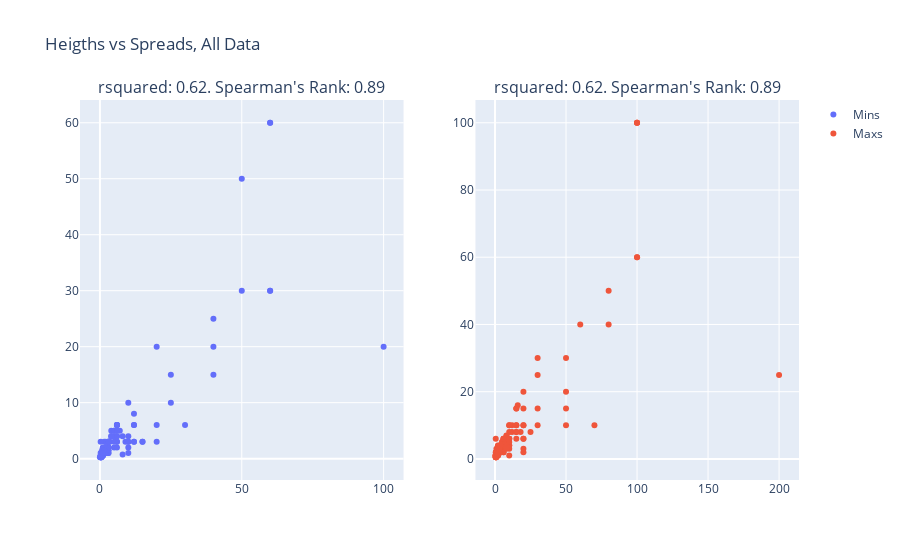

Source (notebook cell):
### Code cell
# relationship between height and spread.
min_spearman =  round(stats.spearmanr(min_heights, min_spreads).correlation, 2)
min_rsquared = round(stats.linregress(max_heights, max_spreads).rvalue**2, 2)

max_spearman =  round(stats.spearmanr(max_heights, max_spreads).correlation, 2)
max_rsquared = round(stats.linregress(max_heights, max_spreads).rvalue**2, 2)

min_title = f"rsquared: {min_rsquared}. Spearman's Rank: {min_spearman}"
max_title = f"rsquared: {max_rsquared}. Spearman's Rank: {max_spearman}"

fig = make_subplots(rows=1, cols=2,
    subplot_titles=(min_title, max_title)
)

fig.add_trace(go.Scatter(x=min_heights, y=min_spreads, name="Mins", mode='markers'),row=1, col=1)
fig.add_trace(go.Scatter(x=max_heights, y=max_spreads, name="Maxs", mode='markers'),row=1, col=2)

fig.update_layout(title_text="Heigths vs Spreads, All Data") 
fig.show("svg")

### Figure 1 — Plotly figure (JSON) as saved in the notebook; plotly's stock layout.template omitted (floating-point values rounded to 4 significant figures; data arrays with more than 128 entries replaced by an {"elided": "..."} marker saying what was removed)
{"data": [{"mode": "markers", "name": "Mins", "type": "scatter", "x": {"elided": "147 float values"}, "xaxis": "x", "y": {"elided": "147 float values"}, "yaxis": "y"}, {"mode": "markers", "name": "Maxs", "type": "scatter", "x": {"elided": "147 float values"}, "xaxis": "x2", "y": {"elided": "147 float values"}, "yaxis": "y2"}], "layout": {"annotations": [{"font": {"size": 16}, "showarrow": false, "text": "rsquared: 0.62. Spearman's Rank: 0.89", "x": 0.225, "xanchor": "center", "xref": "paper", "y": 1, "yanchor": "bottom", "yref": "paper"}, {"font": {"size": 16}, "showarrow": false, "text": "rsquared: 0.62. Spearman's Rank: 0.89", "x": 0.775, "xanchor": "center", "xref": "paper", "y": 1, "yanchor": "bottom", "yref": "paper"}], "title": {"text": "Heigths vs Spreads, All Data"}, "xaxis": {"anchor": "y", "domain": [0, 0.45]}, "xaxis2": {"anchor": "y2", "domain": [0.55, 1]}, "yaxis": {"anchor": "x", "domain": [0, 1]}, "yaxis2": {"anchor": "x2", "domain": [0, 1]}}}
